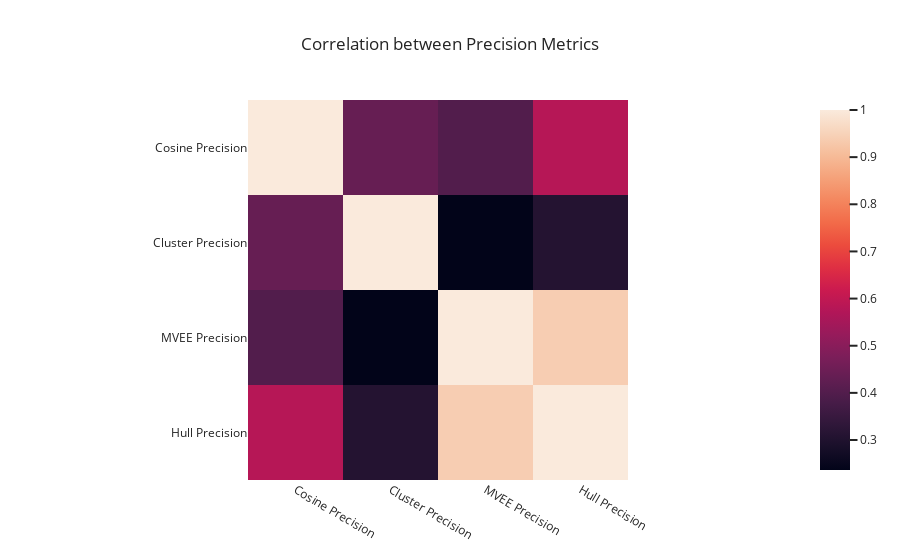

Notebook cell for this chart:
### Code cell
corr = plt_df[plt_df["Cluster Precision"] != 1][["Cosine Precision", "Cluster Precision", "MVEE Precision", "Hull Precision"]].corr()
px.imshow(corr, title="Correlation between Precision Metrics").show()

### Figure 1 — Plotly figure (JSON) as saved in the notebook; plotly's stock layout.template omitted (floating-point values rounded to 4 significant figures)
{"data": [{"coloraxis": "coloraxis", "hovertemplate": "x: %{x}<br>y: %{y}<br>color: %{z}<extra></extra>", "name": "0", "type": "heatmap", "x": ["Cosine Precision", "Cluster Precision", "MVEE Precision", "Hull Precision"], "xaxis": "x", "y": ["Cosine Precision", "Cluster Precision", "MVEE Precision", "Hull Precision"], "yaxis": "y", "z": [[1, 0.4369, 0.3992, 0.5798], [0.4369, 1, 0.2364, 0.3093], [0.3992, 0.2364, 1, 0.9392], [0.5798, 0.3093, 0.9392, 1]]}], "layout": {"coloraxis": {"colorscale": [[0, "rgb(2,4,25)"], [0.0625, "rgb(24,15,41)"], [0.125, "rgb(47,23,57)"], [0.1875, "rgb(71,28,72)"], [0.25, "rgb(97,30,82)"], [0.3125, "rgb(123,30,89)"], [0.375, "rgb(150,27,91)"], [0.4375, "rgb(177,22,88)"], [0.5, "rgb(203,26,79)"], [0.5625, "rgb(223,47,67)"], [0.625, "rgb(236,76,61)"], [0.6875, "rgb(242,107,73)"], [0.75, "rgb(244,135,95)"], [0.8125, "rgb(245,162,122)"], [0.875, "rgb(246,188,153)"], [0.9375, "rgb(247,212,187)"], [1, "rgb(250,234,220)"]]}, "title": {"text": "Correlation between Precision Metrics"}, "xaxis": {"anchor": "y", "constrain": "domain", "domain": [0, 1], "scaleanchor": "y"}, "yaxis": {"anchor": "x", "autorange": "reversed", "constrain": "domain", "domain": [0, 1]}}}
